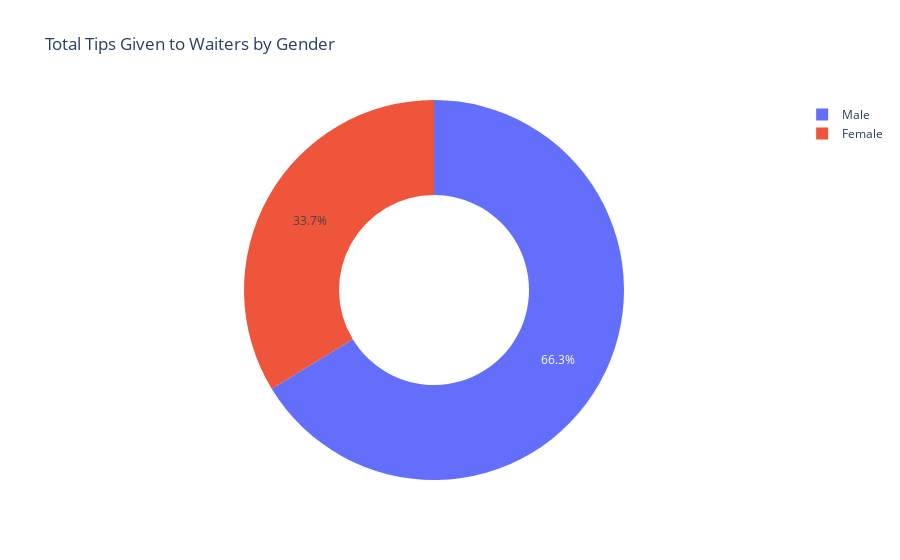

Notebook code for this chart:
### Code cell
#Q:6
import pandas as pd
import plotly.express as px

# Group the data by gender and calculate the total tips for each gender
tips_by_gender = df.groupby('sex')['tip'].sum().reset_index()

# Create a pie chart with a hole to visualize tips by gender
fig = px.pie(tips_by_gender, values='tip', names='sex', hole=0.5,
             title='Total Tips Given to Waiters by Gender')
fig.show()

### Figure 1 — Plotly figure (JSON) as saved in the notebook; plotly's stock layout.template omitted (floating-point values rounded to 4 significant figures)
{"data": [{"domain": {"x": [0, 1], "y": [0, 1]}, "hole": 0.5, "hovertemplate": "sex=%{label}<br>tip=%{value}<extra></extra>", "labels": ["Female", "Male"], "legendgroup": "", "name": "", "showlegend": true, "type": "pie", "values": [246.5, 485.1]}], "layout": {"legend": {"tracegroupgap": 0}, "title": {"text": "Total Tips Given to Waiters by Gender"}}}
